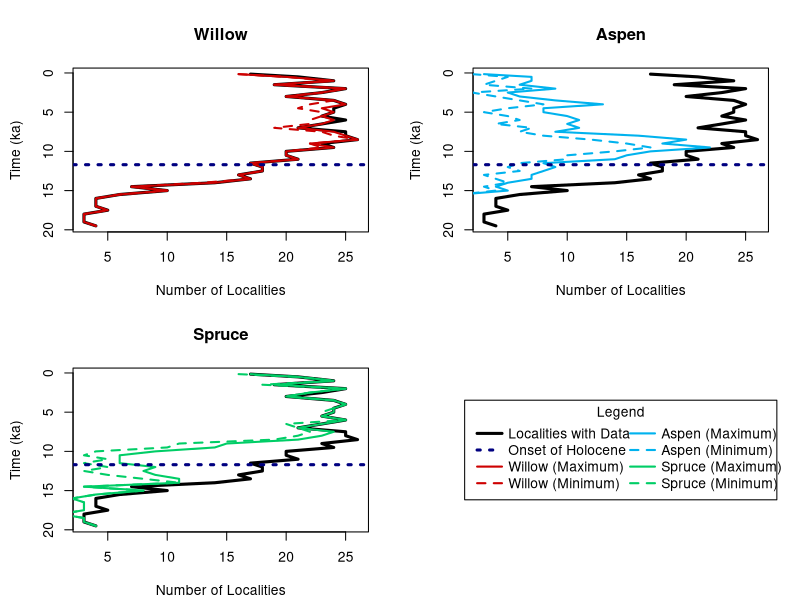
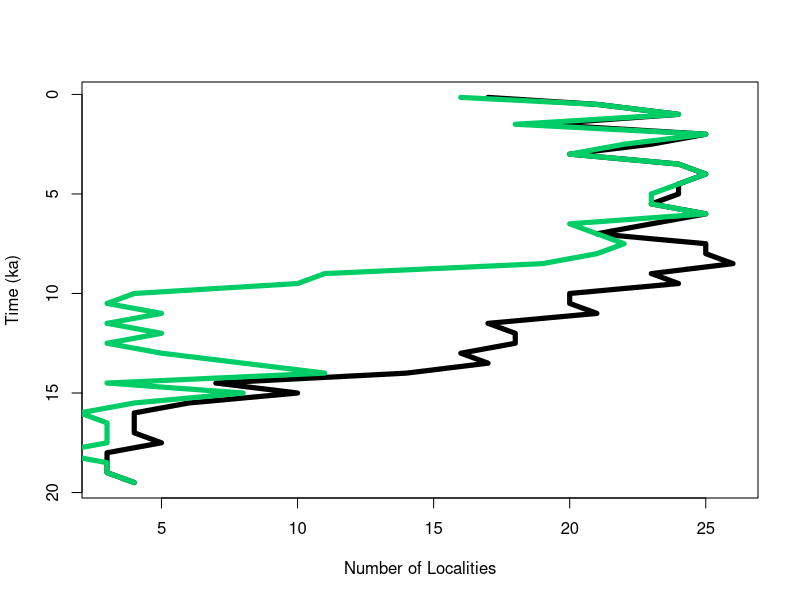
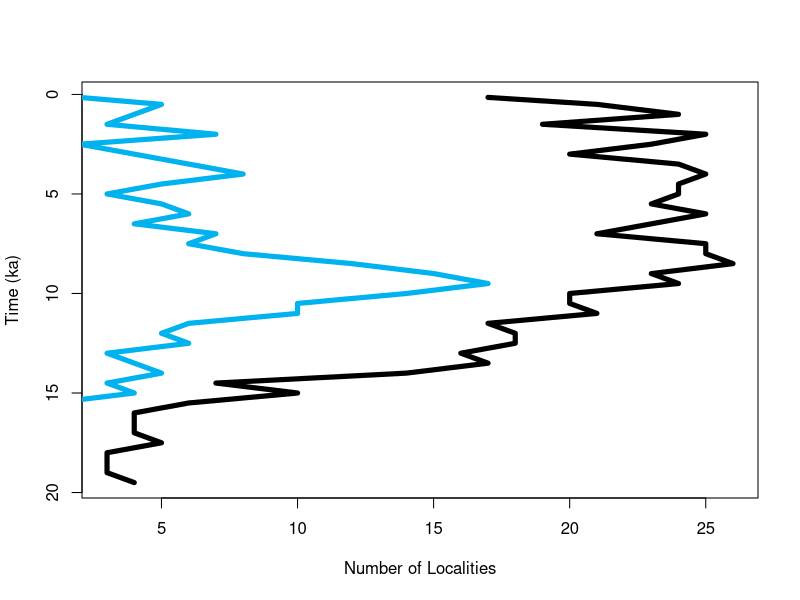

Recreate these plots in R, in order.
# import dataset and prepare for graphing
pollen <- read.csv("Table S4.csv")
pollen$Time.Bin <- pollen$Time.Bin/1000

### FIGURES ###
# create function for summary plot
plotPollen <- function(taxonMin, taxonMax, taxon, color) {
  # create plot and plot data availability
  plot(pollen$Present.Localities, pollen$Time.Bin, 
       ylim = rev(range(pollen$Time.Bin)), 
       type = "l", 
       lty = 1,
       lwd = 3,
       xlab = "Number of Localities",
       ylab = "Time (ka)",
       main = taxon)
  
  # plot maximum taxon
  lines(taxonMax, pollen$Time.Bin,
        ylim =rev(range(pollen$Time.Bin)),
        type = "l",
        lty = 1,
        lwd = 2,
        col = color)
  
  # plot maximum taxon
  lines(taxonMin, pollen$Time.Bin,
        ylim =rev(range(pollen$Time.Bin)),
        type = "l",
        lty = 2,
        lwd = 2,
        col = color)
  abline(h=11.7, lty = 3, lwd = 3, col="navy")
}

# direct software to save as .svg to local directory
svg('Figure 3.svg', 
    width = 32,
    height = 24,
    pointsize = 30)

# set up graphical parameters
par(mfrow = c(2,2),
    mar = c(4.1, 4.4, 4.1, 1.9))

# call individual plots
plotPollen(pollen$Willow.Minimum, pollen$Willow.Maximum, "Willow", "red3")
plotPollen(pollen$Poplar.Minimum, pollen$Poplar.Maximum, "Aspen", "deepskyblue2")
plotPollen(pollen$Spruce.Minimum, pollen$Spruce.Maximum, "Spruce", "springgreen3")

# createlegend
plot(NULL ,xaxt='n',yaxt='n',bty='n',ylab='',xlab='', xlim=0:1, ylim=0:1)
legend("center", legend=c("Localities with Data", "Onset of Holocene",
                          "Willow (Maximum)", "Willow (Minimum)", "Aspen (Maximum)", "Aspen (Minimum)",
                          "Spruce (Maximum)", "Spruce (Minimum)"),
       col=c("black", "navy", "red3", "red3", "deepskyblue2", "deepskyblue2",  "springgreen3", "springgreen3"), 
       lty=c(1,3,1,2,1,2,1,2),
       lwd=c(3,3,2,2,2,2,2,2),
       pt.cex=1,
       x.intersp = 0.5,
       xpd=T,
       ncol=2,
       text.width = 0.4,
       title = "Legend")

# stop saving as .png file
dev.off()

# create function individual plots for Figs. 4, S1-S2
indiv.plot <- function(taxon, color){
  plot(pollen$Present.Localities, pollen$Time.Bin, 
       ylim = rev(range(pollen$Time.Bin)), 
       type = "l", 
       lty = 1,
       lwd = 5,
       xlab = "Number of Localities",
       ylab = "Time (ka)",
       pch = 14)
  lines(taxon, pollen$Time.Bin,
        ylim =rev(range(pollen$Time.Bin)),
        type = "l",
        lty = 1,
        lwd = 5,
        col = color)
}

# call functions
# spruce
svg('SpruceIndividual.svg', 
    width = 10,
    height = 12,
    pointsize = 30)
indiv.plot(pollen$Spruce.Minimum, "springgreen3")
dev.off()

# poplar
svg('PoplarIndividual.svg', 
    width = 10,
    height = 12,
    pointsize = 30)
indiv.plot(pollen$Poplar.Minimum, "deepskyblue2")
dev.off()



### CORRELATION ###
# willow maximum and minimum
cor.willow <- cor.test(pollen$Willow.Maximum, pollen$Willow.Minimum, 
                method = "spearman")
cor.willow # rho = 0.98, p < 2.2e-16

# aspen maximum and minimum
cor.aspen <- cor.test(pollen$Poplar.Maximum, pollen$Poplar.Minimum, 
                method = "spearman")
cor.aspen # rho = 0.95, p < 2.2e-16

# spruce maximum and minimum
cor.spruce <- cor.test(pollen$Spruce.Maximum, pollen$Spruce.Minimum, 
                       method = "spearman")
cor.spruce # rho = 0.97, p < 2.2e-16



### SIGNIFICANCE OF SPRUCE PATTERN ###
# create function for Monte Carlo simultation (with replacement)
monteCarlo <- function(entry, decline, duration, nit) {
  # set counters for simulation
  it = 1
  score = 0
  count = 0
  
  # enter loop
  for(it in 1:nit){
    
    # randomly resample incidence
    vec = floor(runif(nrow(pollen), min = 0, max = pollen$Present.Localities + 1))
    indices_greater_than_entry = which(vec >= entry)
    
    # check if conditions are satisfied based on inputs
    if(length(indices_greater_than_entry) > 1){
      for(i in 1:length(indices_greater_than_entry)){
        count = 0
        if(i + 1 <= length(indices_greater_than_entry)){
          index_lower = indices_greater_than_entry[i]
          index_higher = indices_greater_than_entry[i + 1]
          for(j in index_lower:index_higher){
            if(vec[j] <= decline){
              count <- count + 1
            }
          }
          if(count >= duration) {
            
            # if conditions are satisfied, count as "success." Otherwise move on
            score = score + 1
            break
          }
        }
      }
    }
  }
  return(score)
}


# significance of going from >= 11 down to <= 5 for 7 time bins, then back up to >= 11
success <- monteCarlo(11, 5, 7, 100000)
p <- success/100000
p # p = 0.003
